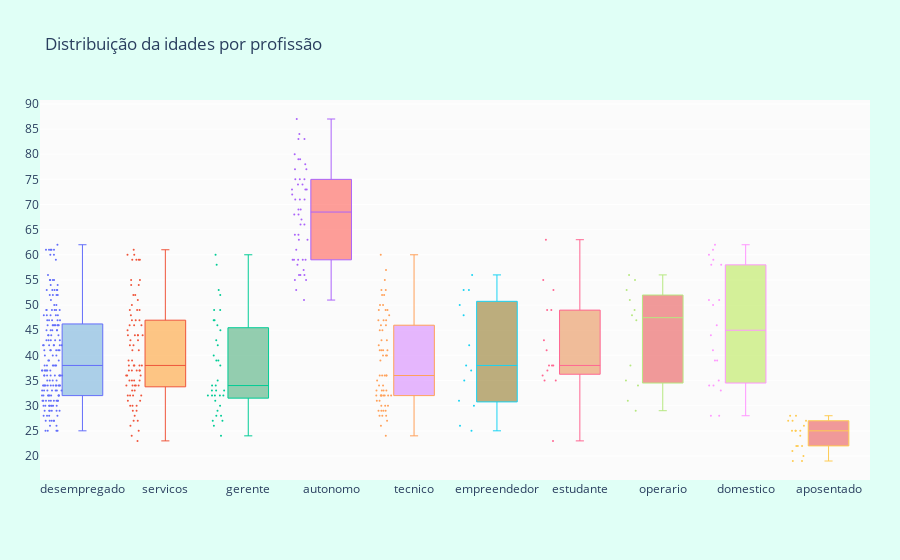

The notebook cell this image was saved under:
### Code cell
# Vamos ver como as profissões estão relacioniadas com o saldo
inscrito_df = df.loc[df["deposito"] == "sim"]

ocupacoes = df["profissao"].unique().tolist()

# Saldos agrupados por profissão
gerente = inscrito_df["idade"].loc[inscrito_df["profissao"] == "gerente"].values
tecnico = inscrito_df["idade"].loc[inscrito_df["profissao"] == "tecnico"].values
servicos = inscrito_df["idade"].loc[inscrito_df["profissao"] == "servicos"].values
aposentado = inscrito_df["idade"].loc[inscrito_df["profissao"] == "aposentado"].values
operario = inscrito_df["idade"].loc[inscrito_df["profissao"] == "operario"].values
desempregado = inscrito_df["idade"].loc[inscrito_df["profissao"] == "desempregado"].values
empreendedor = inscrito_df["idade"].loc[inscrito_df["profissao"] == "empreendedor"].values
domestico = inscrito_df["idade"].loc[inscrito_df["profissao"] == "domestico"].values
autonomo = inscrito_df["idade"].loc[inscrito_df["profissao"] == "autonomo"].values
estudante = inscrito_df["idade"].loc[inscrito_df["profissao"] == "estudante"].values


idades = [gerente, tecnico, servicos, aposentado, operario, desempregado, 
         empreendedor, domestico, autonomo, estudante]

colors = ['rgba(93, 164, 214, 0.5)', 'rgba(255, 144, 14, 0.5)',
          'rgba(44, 160, 101, 0.5)', 'rgba(255, 65, 54, 0.5)', 
          'rgba(207, 114, 255, 0.5)', 'rgba(127, 96, 0, 0.5)',
         'rgba(229, 126, 56, 0.5)', 'rgba(229, 56, 56, 0.5)',
         'rgba(174, 229, 56, 0.5)', 'rgba(229, 56, 56, 0.5)']

traces = []

for xd, yd, cls in zip(ocupacoes, idades, colors):
        traces.append(go.Box(
            y=yd,
            name=xd,
            boxpoints='all',
            jitter=0.5,
            whiskerwidth=0.2,
            fillcolor=cls,
            marker=dict(
                size=2,
            ),
            line=dict(width=1),
        ))

layout = go.Layout(
    title='Distribuição da idades por profissão',
    yaxis=dict(
        autorange=True,
        showgrid=True,
        zeroline=True,
        dtick=5,
        gridcolor='rgb(255, 255, 255)',
        gridwidth=1,
        zerolinecolor='rgb(255, 255, 255)',
        zerolinewidth=2,
    ),
    margin=dict(
        l=40,
        r=30,
        b=80,
        t=100,
    ),
    paper_bgcolor='rgb(224,255,246)',
    plot_bgcolor='rgb(251,251,251)',
    showlegend=False
)

fig = go.Figure(data=traces, layout=layout)
iplot(fig)

### Figure 1 — Plotly figure (JSON) as saved in the notebook; plotly's stock layout.template omitted (floating-point values rounded to 4 significant figures; data arrays with more than 128 entries replaced by an {"elided": "..."} marker saying what was removed)
{"data": [{"boxpoints": "all", "fillcolor": "rgba(93, 164, 214, 0.5)", "jitter": 0.5, "line": {"width": 1}, "marker": {"size": 2}, "name": "desempregado", "type": "box", "whiskerwidth": 0.2, "y": {"elided": "177 int values"}}, {"boxpoints": "all", "fillcolor": "rgba(255, 144, 14, 0.5)", "jitter": 0.5, "line": {"width": 1}, "marker": {"size": 2}, "name": "servicos", "type": "box", "whiskerwidth": 0.2, "y": [49, 34, 25, 35, 60, 35, 44, 52, 28, 35, 38, 36, 60, 41, 45, 42, 59, 37, 37, 32, 31, 27, 47, 38, 32, 59, 29, 46, 33, 37, 34, 38, 39, 39, 27, 44, 34, 59, 48, 47, 44, 37, 51, 23, 44, 52, 42, 29, 32, 47, 46, 37, 38, 32, 35, 41, 61, 34, 49, 50, 31, 24, 54, 55, 43, 49, 43, 34, 55, 46, 54, 44, 30, 36, 30, 30, 38, 33, 36, 59, 26]}, {"boxpoints": "all", "fillcolor": "rgba(44, 160, 101, 0.5)", "jitter": 0.5, "line": {"width": 1}, "marker": {"size": 2}, "name": "gerente", "type": "box", "whiskerwidth": 0.2, "y": [52, 27, 32, 32, 28, 39, 28, 34, 34, 38, 45, 47, 30, 42, 33, 40, 24, 27, 43, 35, 49, 49, 33, 47, 60, 46, 58, 33, 29, 26, 32, 32, 53, 31, 32, 39]}, {"boxpoints": "all", "fillcolor": "rgba(255, 65, 54, 0.5)", "jitter": 0.5, "line": {"width": 1}, "marker": {"size": 2}, "name": "autonomo", "type": "box", "whiskerwidth": 0.2, "y": [68, 78, 77, 56, 75, 59, 75, 77, 59, 55, 53, 56, 75, 59, 80, 83, 59, 64, 71, 74, 73, 61, 56, 71, 55, 73, 67, 63, 79, 72, 59, 64, 87, 79, 71, 58, 68, 74, 66, 51, 66, 69, 84, 57, 69, 73, 63, 83]}, {"boxpoints": "all", "fillcolor": "rgba(207, 114, 255, 0.5)", "jitter": 0.5, "line": {"width": 1}, "marker": {"size": 2}, "name": "tecnico", "type": "box", "whiskerwidth": 0.2, "y": [32, 45, 29, 29, 24, 50, 45, 32, 28, 32, 30, 36, 41, 29, 47, 34, 40, 34, 49, 55, 36, 33, 60, 31, 53, 52, 32, 57, 47, 26, 41, 33, 28, 33, 32, 41, 41, 53, 40, 43, 49, 39, 30, 52, 36, 40, 35, 43, 30, 36, 36, 46, 28, 32, 47, 32, 48, 27, 33, 31, 50, 29, 32, 49, 42, 46]}, {"boxpoints": "all", "fillcolor": "rgba(127, 96, 0, 0.5)", "jitter": 0.5, "line": {"width": 1}, "marker": {"size": 2}, "name": "empreendedor", "type": "box", "whiskerwidth": 0.2, "y": [31, 56, 35, 53, 25, 48, 26, 42, 30, 53, 37, 38, 50]}, {"boxpoints": "all", "fillcolor": "rgba(229, 126, 56, 0.5)", "jitter": 0.5, "line": {"width": 1}, "marker": {"size": 2}, "name": "estudante", "type": "box", "whiskerwidth": 0.2, "y": [49, 38, 49, 35, 35, 63, 37, 43, 23, 38, 38, 36, 53, 55, 41]}, {"boxpoints": "all", "fillcolor": "rgba(229, 56, 56, 0.5)", "jitter": 0.5, "line": {"width": 1}, "marker": {"size": 2}, "name": "operario", "type": "box", "whiskerwidth": 0.2, "y": [55, 31, 56, 49, 48, 35, 47, 53, 51, 29, 38, 34]}, {"boxpoints": "all", "fillcolor": "rgba(174, 229, 56, 0.5)", "jitter": 0.5, "line": {"width": 1}, "marker": {"size": 2}, "name": "domestico", "type": "box", "whiskerwidth": 0.2, "y": [34, 34, 41, 58, 46, 35, 58, 59, 28, 39, 51, 51, 28, 33, 39, 61, 44, 50, 62, 60]}, {"boxpoints": "all", "fillcolor": "rgba(229, 56, 56, 0.5)", "jitter": 0.5, "line": {"width": 1}, "marker": {"size": 2}, "name": "aposentado", "type": "box", "whiskerwidth": 0.2, "y": [20, 21, 25, 19, 27, 28, 25, 22, 27, 24, 22, 27, 19, 22, 28, 26, 25, 25]}], "layout": {"margin": {"b": 80, "l": 40, "r": 30, "t": 100}, "paper_bgcolor": "rgb(224,255,246)", "plot_bgcolor": "rgb(251,251,251)", "showlegend": false, "title": {"text": "Distribuição da idades por profissão"}, "yaxis": {"autorange": true, "dtick": 5, "gridcolor": "rgb(255, 255, 255)", "gridwidth": 1, "showgrid": true, "zeroline": true, "zerolinecolor": "rgb(255, 255, 255)", "zerolinewidth": 2}}}
